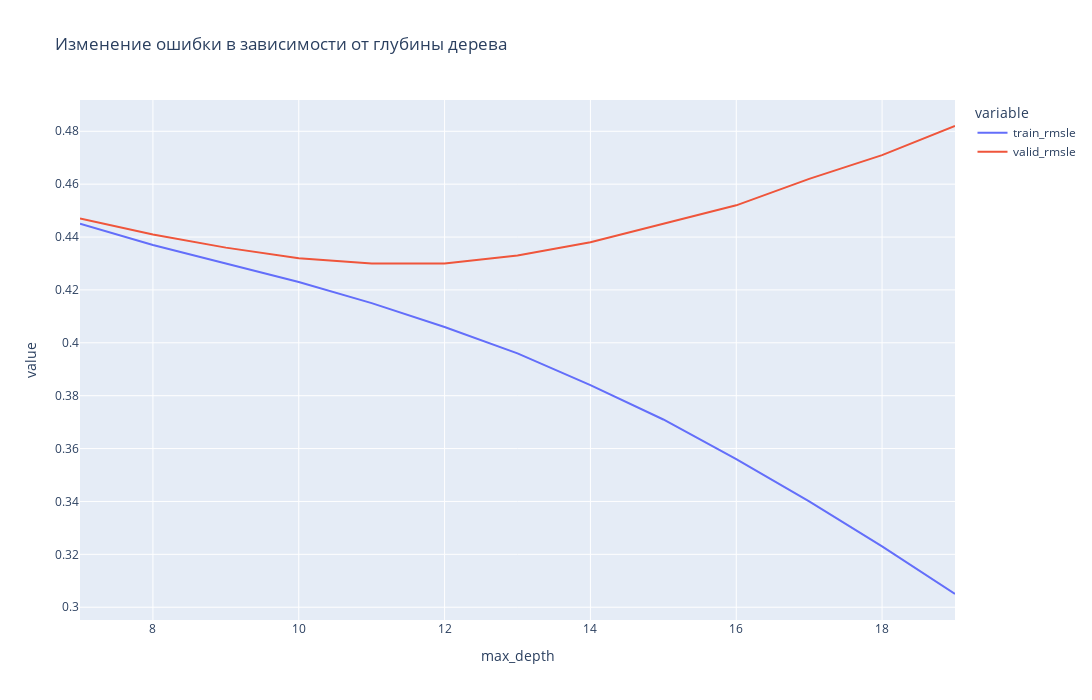

This figure's notebook cell:
### Markdown cell above
### Задание 5.5.
Переберите все возможные варианты глубины дерева решений в диапазоне от 7 до 20:

max_depths = range(7, 20)

Постройте линейные графики изменения метрики RMSLE на тренировочной и валидационной выборках в зависимости от значения параметра глубины дерева решений. 

а) Найдите оптимальное значение максимальной глубины дерева, для которой будет наблюдаться минимальное значение RMSLE на обучающей выборке, но при этом еще не будет наблюдаться переобучение (валидационная кривая еще не начинает возрастать).

б) Чему равно значение метрик RMSLE на тренировочной и валидационной выборках для дерева решений с выбранной оптимальной глубиной? Ответ округлите до сотых.

### Code cell
# создаем словарь для накопления значений RMSLE
rmsle_dict = {'max_depth': [], 'train_rmsle': [], 'valid_rmsle': []}

# в цикле проверяем работу модели с разным значением глубыины дерева
for i in range(7, 20):
    # инициализируем объект модели дерева решений
    dec_tree_models = tree.DecisionTreeRegressor(max_depth=i)
    # обучаем модель
    dec_tree_models.fit(X_train_mm, y_train_log)
    # делаем предсказание для каждой из выборок
    y_train_pred = dec_tree_models.predict(X_train_mm)
    y_valid_pred = dec_tree_models.predict(X_valid_mm)
    # рассчитываем RMSLE для каждой из выборок
    rmsle_dict['max_depth'].append(i)
    rmsle_dict['train_rmsle'].append(round(np.sqrt(metrics.mean_squared_error(y_train_log, y_train_pred)), 3))
    rmsle_dict['valid_rmsle'].append(round(np.sqrt(metrics.mean_squared_error(y_valid_log, y_valid_pred)), 3))
    
# делаемм из словаря DataFrame
tree_rmsle_df = pd.DataFrame(rmsle_dict)
# с помощью plotly express строим график изменения значений RMSLE
fig = px.line(data_frame=tree_rmsle_df,
              x='max_depth',
              y=['train_rmsle', 'valid_rmsle'],
              height=700,
              width=1100,
              title='Изменение ошибки в зависимости от глубины дерева'
             )
# отображаем график
fig.show()

### Figure 1 — Plotly figure (JSON) as saved in the notebook; plotly's stock layout.template omitted (floating-point values rounded to 4 significant figures)
{"data": [{"hovertemplate": "variable=train_rmsle<br>max_depth=%{x}<br>value=%{y}<extra></extra>", "legendgroup": "train_rmsle", "line": {"color": "#636efa", "dash": "solid"}, "marker": {"symbol": "circle"}, "mode": "lines", "name": "train_rmsle", "orientation": "v", "showlegend": true, "type": "scatter", "x": [7, 8, 9, 10, 11, 12, 13, 14, 15, 16, 17, 18, 19], "xaxis": "x", "y": [0.445, 0.437, 0.43, 0.423, 0.415, 0.406, 0.396, 0.384, 0.371, 0.356, 0.34, 0.323, 0.305], "yaxis": "y"}, {"hovertemplate": "variable=valid_rmsle<br>max_depth=%{x}<br>value=%{y}<extra></extra>", "legendgroup": "valid_rmsle", "line": {"color": "#EF553B", "dash": "solid"}, "marker": {"symbol": "circle"}, "mode": "lines", "name": "valid_rmsle", "orientation": "v", "showlegend": true, "type": "scatter", "x": [7, 8, 9, 10, 11, 12, 13, 14, 15, 16, 17, 18, 19], "xaxis": "x", "y": [0.447, 0.441, 0.436, 0.432, 0.43, 0.43, 0.433, 0.438, 0.445, 0.452, 0.462, 0.471, 0.482], "yaxis": "y"}], "layout": {"height": 700, "legend": {"title": {"text": "variable"}, "tracegroupgap": 0}, "title": {"text": "Изменение ошибки в зависимости от глубины дерева"}, "width": 1100, "xaxis": {"anchor": "y", "domain": [0, 1], "title": {"text": "max_depth"}}, "yaxis": {"anchor": "x", "domain": [0, 1], "title": {"text": "value"}}}}
